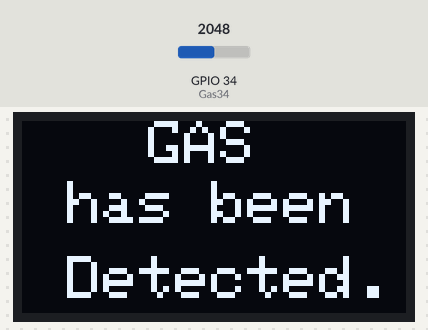
This sketch was run on a simulated ESP32. Parts: 128×64 one-colour display. Inputs (shaded band) come from the test bench; at power-on: GPIO 34 (Gas34) = 2048. What the sketch prints to the serial monitor is not drawn.

Above: at 1.6 s.
1.7 s: GPIO 34 (Gas34) set to 326
4.3 s: GPIO 34 (Gas34) set to 279
At 7.1 s:
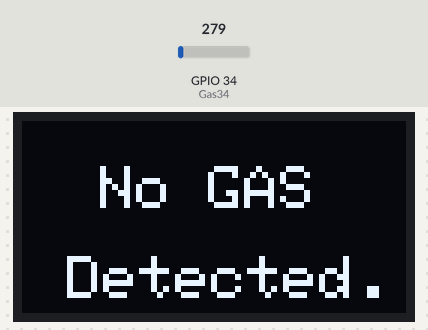
7.7 s: GPIO 34 (Gas34) set to 340
At 9.8 s:
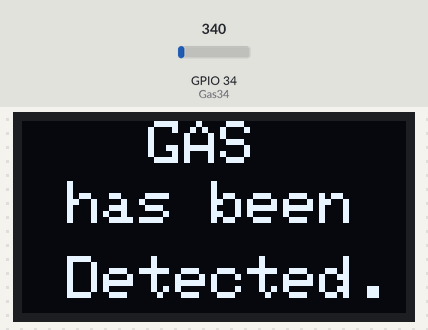
10.7 s: GPIO 34 (Gas34) set to 260
At 13.7 s:
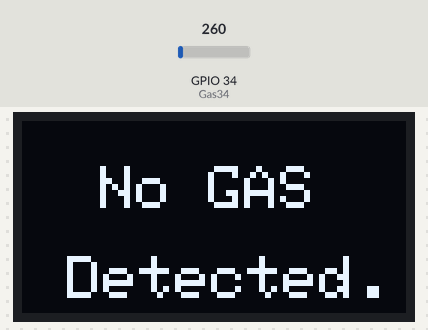
Timing chart, 0 to 14.8 s (numbered marks = the images above; inputs shaded):
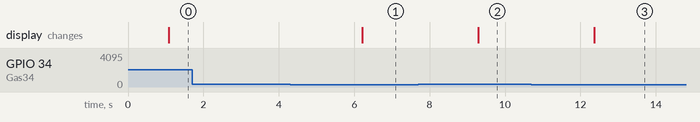

Measured:
- the behaviour switches between 301 and 300 on GPIO 34 (Gas34) (found by bisection; images 0 and 1)
- after the input at 1.7 s, every drawn part: stays the same
- after the input at 4.3 s, the display: changes after 1.9 s (image 1)
- after the input at 7.7 s, the display: changes after 1.6 s (image 2)
- after the input at 10.7 s, the display: changes after 1.7 s (image 3)

The sketch:

GasDetectionOLEDdisplay.ino
```cpp
#include <Adafruit_GFX.h> // Include the Adafruit GFX library for graphics functions
#include <Adafruit_SSD1306.h> // Include the Adafruit SSD1306 library for the OLED display

// OLED display configuration
#define SCREEN_WIDTH 128 // Define the OLED display width in pixels
#define SCREEN_HEIGHT 64 // Define the OLED display height in pixels
#define OLED_RESET -1 // Define the reset pin for the OLED display (-1 if sharing Arduino reset pin)
Adafruit_SSD1306 display(SCREEN_WIDTH, SCREEN_HEIGHT); // Create an instance of the display object

const int Gas34 = 34;
//pins that works with internet
//analogRead( 39 );
//analogRead( 34 );
//analogRead( 35 );
//analogRead( 32 );
//analogRead( 33 );


int data;
void setup() {

  Serial.begin(9600);
  pinMode(Gas34, INPUT);

  // Initialize OLED display
  if (!display.begin(SSD1306_SWITCHCAPVCC, 0x3C)) { // Check if the display initializes correctly with I2C address 0x3C
    Serial.println(F("SSD1306 allocation failed")); // Print error message if initialization fails
    while (true); // Stay in an infinite loop if initialization fails
  }

  display.clearDisplay(); // Clear the display buffer
  display.setTextSize(3); // Set text size to 2
  display.setTextColor(SSD1306_WHITE); // Set text color to white
  display.setCursor(0, 10); // Set cursor position at (0, 10)
  display.println(F("Initializing...")); // Print "Initializing..." on the display
  display.display(); // Update the display with the above settings
  //delay(2000); // Wait for 2 seconds
}

void loop() {
   data = analogRead(Gas34);
  display.setCursor(15, 45);
  //display.println(data);
  delay(1000);
  Serial.println(data);

  if(data > 300){
    //Blynk.email("test@gmail.com", "Alert", "Gas Leakage Detected!");
    display.clearDisplay();
    display.setTextSize(2);
    display.setCursor(42, 0);
    display.println(F("GAS"));
    display.setCursor(15, 20);
    display.println(F("has been"));
    display.setCursor(15, 45);
    display.println(F("Detected."));
    display.display();

  }
  else {
    display.clearDisplay();
    display.setTextSize(2);
    display.setCursor(26, 15);
    display.println(F("No GAS"));
    display.setCursor(15, 45);
    display.println(F("Detected."));
    display.display();

}}
```
